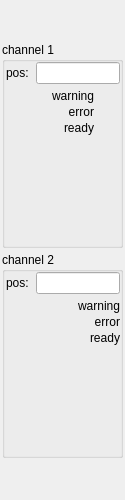
<?xml version="1.0" encoding="UTF-8"?>
<ui version="4.0">
 <class>Form</class>
 <widget class="QWidget" name="Form">
  <property name="geometry">
   <rect>
    <x>0</x>
    <y>0</y>
    <width>125</width>
    <height>500</height>
   </rect>
  </property>
  <property name="windowTitle">
   <string>Form</string>
  </property>
  <widget class="caInclude" name="cainclude">
   <property name="geometry">
    <rect>
     <x>0</x>
     <y>0</y>
     <width>128</width>
     <height>500</height>
    </rect>
   </property>
   <property name="macro">
    <string>IOC=$(IOC),MasterID=$(MasterID),SlaveID=$(SlaveID)</string>
   </property>
   <property name="filename" stdset="0">
    <string notr="true">ecmcE_slave_frame.ui</string>
   </property>
  </widget>
  <widget class="caFrame" name="caframe">
   <property name="geometry">
    <rect>
     <x>0</x>
     <y>40</y>
     <width>125</width>
     <height>420</height>
    </rect>
   </property>
   <layout class="QGridLayout" name="gridLayout_2" rowstretch="0,0">
    <property name="leftMargin">
     <number>2</number>
    </property>
    <property name="topMargin">
     <number>2</number>
    </property>
    <property name="rightMargin">
     <number>2</number>
    </property>
    <property name="bottomMargin">
     <number>2</number>
    </property>
    <property name="spacing">
     <number>4</number>
    </property>
    <item row="1" column="0">
     <widget class="QGroupBox" name="groupBox_2">
      <property name="title">
       <string>channel 2</string>
      </property>
      <property name="flat">
       <bool>true</bool>
      </property>
      <widget class="caFrame" name="caframe_3">
       <property name="geometry">
        <rect>
         <x>2</x>
         <y>15</y>
         <width>120</width>
         <height>80</height>
        </rect>
       </property>
       <property name="macro">
        <string notr="true">CH=2,IOC=$(IOC),MasterID=$(MasterID),SlaveID=$(SlaveID),HWType=$(HWType),CH_OFF=$(CH2_OFF)</string>
       </property>
       <property name="visibility">
        <enum>caFrame::Calc</enum>
       </property>
       <property name="visibilityCalc">
        <string notr="true">!A</string>
       </property>
       <property name="channel" stdset="0">
        <string notr="true">$(CH_OFF)</string>
       </property>
       <layout class="QGridLayout" name="gridLayout_8">
        <property name="leftMargin">
         <number>2</number>
        </property>
        <property name="topMargin">
         <number>2</number>
        </property>
        <property name="rightMargin">
         <number>2</number>
        </property>
        <property name="bottomMargin">
         <number>2</number>
        </property>
        <property name="spacing">
         <number>2</number>
        </property>
        <item row="0" column="0">
         <layout class="QHBoxLayout" name="horizontalLayout_2" stretch="1,3,0">
          <item>
           <widget class="caLabel" name="calabel_8">
            <property name="text">
             <string>pos:</string>
            </property>
           </widget>
          </item>
          <item>
           <widget class="caLineEdit" name="calineedit_2">
            <property name="channel" stdset="0">
             <string notr="true">$(IOC):m$(MasterID)s$(SlaveID)-Enc0$(CH)-PosAct</string>
            </property>
            <property name="background">
             <color alpha="0">
              <red>160</red>
              <green>160</green>
              <blue>164</blue>
             </color>
            </property>
            <property name="colorMode">
             <enum>caLineEdit::Static</enum>
            </property>
            <property name="precisionMode">
             <enum>caLineEdit::User</enum>
            </property>
           </widget>
          </item>
          <item>
           <widget class="caRelatedDisplay" name="carelateddisplay_4">
            <property name="labels">
             <string>&gt;</string>
            </property>
            <property name="files">
             <string>ecmcGraph_v1.ui</string>
            </property>
            <property name="args">
             <string>TITLE=Actual Position,PV=$(IOC):m$(MasterID)s$(SlaveID)-Enc02-PosAct</string>
            </property>
           </widget>
          </item>
         </layout>
        </item>
        <item row="1" column="0">
         <layout class="QGridLayout" name="gridLayout_3" columnstretch="10,0">
          <property name="spacing">
           <number>2</number>
          </property>
          <item row="0" column="1">
           <widget class="caLed" name="caled_6">
            <property name="toolTip">
             <string>&lt;html&gt;&lt;head/&gt;&lt;body&gt;&lt;p&gt;E-Bus Power Status&lt;/p&gt;&lt;/body&gt;&lt;/html&gt;</string>
            </property>
            <property name="rectangular">
             <bool>true</bool>
            </property>
            <property name="gradientEnabled">
             <bool>false</bool>
            </property>
            <property name="ledWidth">
             <number>16</number>
            </property>
            <property name="ledHeight">
             <number>16</number>
            </property>
            <property name="channel" stdset="0">
             <string notr="true">$(IOC):m$(MasterID)s$(SlaveID)-Enc0$(CH)-WrnAlrm</string>
            </property>
            <property name="colorMode">
             <enum>caLed::Static</enum>
            </property>
            <property name="falseColor">
             <color>
              <red>170</red>
              <green>0</green>
              <blue>0</blue>
             </color>
            </property>
            <property name="trueColor">
             <color>
              <red>0</red>
              <green>85</green>
              <blue>0</blue>
             </color>
            </property>
            <property name="trueValue">
             <string notr="true">0</string>
            </property>
            <property name="falseValue">
             <string notr="true">1</string>
            </property>
           </widget>
          </item>
          <item row="2" column="1">
           <widget class="caLed" name="caled_8">
            <property name="toolTip">
             <string/>
            </property>
            <property name="rectangular">
             <bool>true</bool>
            </property>
            <property name="gradientEnabled">
             <bool>false</bool>
            </property>
            <property name="ledWidth">
             <number>16</number>
            </property>
            <property name="ledHeight">
             <number>16</number>
            </property>
            <property name="channel" stdset="0">
             <string notr="true">$(IOC):m$(MasterID)s$(SlaveID)-Enc0$(CH)-RdyStat</string>
            </property>
            <property name="colorMode">
             <enum>caLed::Static</enum>
            </property>
            <property name="falseColor">
             <color>
              <red>170</red>
              <green>0</green>
              <blue>0</blue>
             </color>
            </property>
            <property name="trueColor">
             <color>
              <red>0</red>
              <green>85</green>
              <blue>0</blue>
             </color>
            </property>
            <property name="trueValue">
             <string notr="true">1</string>
            </property>
            <property name="falseValue">
             <string notr="true">0</string>
            </property>
           </widget>
          </item>
          <item row="1" column="1">
           <widget class="caLed" name="caled_7">
            <property name="toolTip">
             <string/>
            </property>
            <property name="rectangular">
             <bool>true</bool>
            </property>
            <property name="gradientEnabled">
             <bool>false</bool>
            </property>
            <property name="ledWidth">
             <number>16</number>
            </property>
            <property name="ledHeight">
             <number>16</number>
            </property>
            <property name="channel" stdset="0">
             <string notr="true">$(IOC):m$(MasterID)s$(SlaveID)-Enc0$(CH)-ErrAlrm</string>
            </property>
            <property name="colorMode">
             <enum>caLed::Static</enum>
            </property>
            <property name="falseColor">
             <color>
              <red>170</red>
              <green>0</green>
              <blue>0</blue>
             </color>
            </property>
            <property name="trueColor">
             <color>
              <red>0</red>
              <green>85</green>
              <blue>0</blue>
             </color>
            </property>
            <property name="trueValue">
             <string notr="true">0</string>
            </property>
            <property name="falseValue">
             <string notr="true">1</string>
            </property>
           </widget>
          </item>
          <item row="1" column="0">
           <widget class="caLabel" name="calabel_10">
            <property name="toolTip">
             <string/>
            </property>
            <property name="text">
             <string>error</string>
            </property>
            <property name="textFormat">
             <enum>Qt::PlainText</enum>
            </property>
            <property name="alignment">
             <set>Qt::AlignBottom|Qt::AlignRight|Qt::AlignTrailing</set>
            </property>
           </widget>
          </item>
          <item row="0" column="0">
           <widget class="caLabel" name="calabel_9">
            <property name="toolTip">
             <string/>
            </property>
            <property name="text">
             <string>warning</string>
            </property>
            <property name="textFormat">
             <enum>Qt::PlainText</enum>
            </property>
            <property name="alignment">
             <set>Qt::AlignBottom|Qt::AlignRight|Qt::AlignTrailing</set>
            </property>
           </widget>
          </item>
          <item row="2" column="0">
           <widget class="caLabel" name="calabel_11">
            <property name="toolTip">
             <string/>
            </property>
            <property name="text">
             <string>ready</string>
            </property>
            <property name="textFormat">
             <enum>Qt::PlainText</enum>
            </property>
            <property name="alignment">
             <set>Qt::AlignBottom|Qt::AlignRight|Qt::AlignTrailing</set>
            </property>
           </widget>
          </item>
         </layout>
        </item>
       </layout>
      </widget>
     </widget>
    </item>
    <item row="0" column="0">
     <widget class="QGroupBox" name="groupBox">
      <property name="autoFillBackground">
       <bool>false</bool>
      </property>
      <property name="title">
       <string>channel 1</string>
      </property>
      <property name="flat">
       <bool>true</bool>
      </property>
      <widget class="caFrame" name="caframe_2">
       <property name="geometry">
        <rect>
         <x>2</x>
         <y>15</y>
         <width>120</width>
         <height>80</height>
        </rect>
       </property>
       <property name="macro">
        <string notr="true">CH=1,IOC=$(IOC),MasterID=$(MasterID),SlaveID=$(SlaveID),HWType=$(HWType)</string>
       </property>
       <layout class="QGridLayout" name="gridLayout_7">
        <property name="leftMargin">
         <number>2</number>
        </property>
        <property name="topMargin">
         <number>2</number>
        </property>
        <property name="rightMargin">
         <number>2</number>
        </property>
        <property name="bottomMargin">
         <number>2</number>
        </property>
        <property name="spacing">
         <number>2</number>
        </property>
        <item row="0" column="0">
         <layout class="QHBoxLayout" name="horizontalLayout" stretch="1,3,0">
          <item>
           <widget class="caLabel" name="calabel_7">
            <property name="text">
             <string>pos:</string>
            </property>
           </widget>
          </item>
          <item>
           <widget class="caLineEdit" name="calineedit">
            <property name="channel" stdset="0">
             <string notr="true">$(IOC):m$(MasterID)s$(SlaveID)-Enc0$(CH)-PosAct</string>
            </property>
            <property name="background">
             <color alpha="0">
              <red>160</red>
              <green>160</green>
              <blue>164</blue>
             </color>
            </property>
            <property name="colorMode">
             <enum>caLineEdit::Static</enum>
            </property>
            <property name="precisionMode">
             <enum>caLineEdit::User</enum>
            </property>
           </widget>
          </item>
          <item>
           <widget class="caRelatedDisplay" name="carelateddisplay_3">
            <property name="labels">
             <string>&gt;</string>
            </property>
            <property name="files">
             <string>ecmcGraph_v1.ui</string>
            </property>
            <property name="args">
             <string>TITLE=Actual Position,PV=$(IOC):m$(MasterID)s$(SlaveID)-Enc01-PosAct</string>
            </property>
           </widget>
          </item>
         </layout>
        </item>
        <item row="1" column="0">
         <layout class="QGridLayout" name="gridLayout" columnstretch="10,3">
          <property name="spacing">
           <number>2</number>
          </property>
          <item row="1" column="0">
           <widget class="caLabel" name="calabel_4">
            <property name="toolTip">
             <string/>
            </property>
            <property name="text">
             <string>error</string>
            </property>
            <property name="textFormat">
             <enum>Qt::PlainText</enum>
            </property>
            <property name="alignment">
             <set>Qt::AlignBottom|Qt::AlignRight|Qt::AlignTrailing</set>
            </property>
           </widget>
          </item>
          <item row="0" column="1">
           <widget class="caLed" name="caled_3">
            <property name="toolTip">
             <string>&lt;html&gt;&lt;head/&gt;&lt;body&gt;&lt;p&gt;E-Bus Power Status&lt;/p&gt;&lt;/body&gt;&lt;/html&gt;</string>
            </property>
            <property name="rectangular">
             <bool>true</bool>
            </property>
            <property name="gradientEnabled">
             <bool>false</bool>
            </property>
            <property name="ledWidth">
             <number>16</number>
            </property>
            <property name="ledHeight">
             <number>16</number>
            </property>
            <property name="channel" stdset="0">
             <string notr="true">$(IOC):m$(MasterID)s$(SlaveID)-Enc0$(CH)-WrnAlrm</string>
            </property>
            <property name="colorMode">
             <enum>caLed::Static</enum>
            </property>
            <property name="falseColor">
             <color>
              <red>170</red>
              <green>0</green>
              <blue>0</blue>
             </color>
            </property>
            <property name="trueColor">
             <color>
              <red>0</red>
              <green>85</green>
              <blue>0</blue>
             </color>
            </property>
            <property name="trueValue">
             <string notr="true">0</string>
            </property>
            <property name="falseValue">
             <string notr="true">1</string>
            </property>
           </widget>
          </item>
          <item row="2" column="1">
           <widget class="caLed" name="caled_5">
            <property name="toolTip">
             <string/>
            </property>
            <property name="rectangular">
             <bool>true</bool>
            </property>
            <property name="gradientEnabled">
             <bool>false</bool>
            </property>
            <property name="ledWidth">
             <number>16</number>
            </property>
            <property name="ledHeight">
             <number>16</number>
            </property>
            <property name="channel" stdset="0">
             <string notr="true">$(IOC):m$(MasterID)s$(SlaveID)-Enc0$(CH)-RdyStat</string>
            </property>
            <property name="colorMode">
             <enum>caLed::Static</enum>
            </property>
            <property name="falseColor">
             <color>
              <red>170</red>
              <green>0</green>
              <blue>0</blue>
             </color>
            </property>
            <property name="trueColor">
             <color>
              <red>0</red>
              <green>85</green>
              <blue>0</blue>
             </color>
            </property>
            <property name="trueValue">
             <string notr="true">1</string>
            </property>
            <property name="falseValue">
             <string notr="true">0</string>
            </property>
           </widget>
          </item>
          <item row="2" column="0">
           <widget class="caLabel" name="calabel_6">
            <property name="toolTip">
             <string/>
            </property>
            <property name="text">
             <string>ready</string>
            </property>
            <property name="textFormat">
             <enum>Qt::PlainText</enum>
            </property>
            <property name="alignment">
             <set>Qt::AlignBottom|Qt::AlignRight|Qt::AlignTrailing</set>
            </property>
           </widget>
          </item>
          <item row="0" column="0">
           <widget class="caLabel" name="calabel_5">
            <property name="toolTip">
             <string/>
            </property>
            <property name="text">
             <string>warning</string>
            </property>
            <property name="textFormat">
             <enum>Qt::PlainText</enum>
            </property>
            <property name="alignment">
             <set>Qt::AlignBottom|Qt::AlignRight|Qt::AlignTrailing</set>
            </property>
           </widget>
          </item>
          <item row="1" column="1">
           <widget class="caLed" name="caled_4">
            <property name="toolTip">
             <string/>
            </property>
            <property name="rectangular">
             <bool>true</bool>
            </property>
            <property name="gradientEnabled">
             <bool>false</bool>
            </property>
            <property name="ledWidth">
             <number>16</number>
            </property>
            <property name="ledHeight">
             <number>16</number>
            </property>
            <property name="channel" stdset="0">
             <string notr="true">$(IOC):m$(MasterID)s$(SlaveID)-Enc0$(CH)-ErrAlrm</string>
            </property>
            <property name="colorMode">
             <enum>caLed::Static</enum>
            </property>
            <property name="falseColor">
             <color>
              <red>170</red>
              <green>0</green>
              <blue>0</blue>
             </color>
            </property>
            <property name="trueColor">
             <color>
              <red>0</red>
              <green>85</green>
              <blue>0</blue>
             </color>
            </property>
            <property name="trueValue">
             <string notr="true">0</string>
            </property>
            <property name="falseValue">
             <string notr="true">1</string>
            </property>
           </widget>
          </item>
         </layout>
        </item>
       </layout>
      </widget>
     </widget>
    </item>
   </layout>
  </widget>
 </widget>
 <customwidgets>
  <customwidget>
   <class>caRelatedDisplay</class>
   <extends>QWidget</extends>
   <header>caRelatedDisplay</header>
  </customwidget>
  <customwidget>
   <class>caFrame</class>
   <extends>QFrame</extends>
   <header>caFrame</header>
   <container>1</container>
  </customwidget>
  <customwidget>
   <class>caLabel</class>
   <extends>QLabel</extends>
   <header>caLabel</header>
  </customwidget>
  <customwidget>
   <class>caInclude</class>
   <extends>QWidget</extends>
   <header>caInclude</header>
  </customwidget>
  <customwidget>
   <class>caLed</class>
   <extends>QWidget</extends>
   <header>caLed</header>
  </customwidget>
  <customwidget>
   <class>caLineEdit</class>
   <extends>QLineEdit</extends>
   <header>caLineEdit</header>
  </customwidget>
 </customwidgets>
 <resources/>
 <connections/>
</ui>
